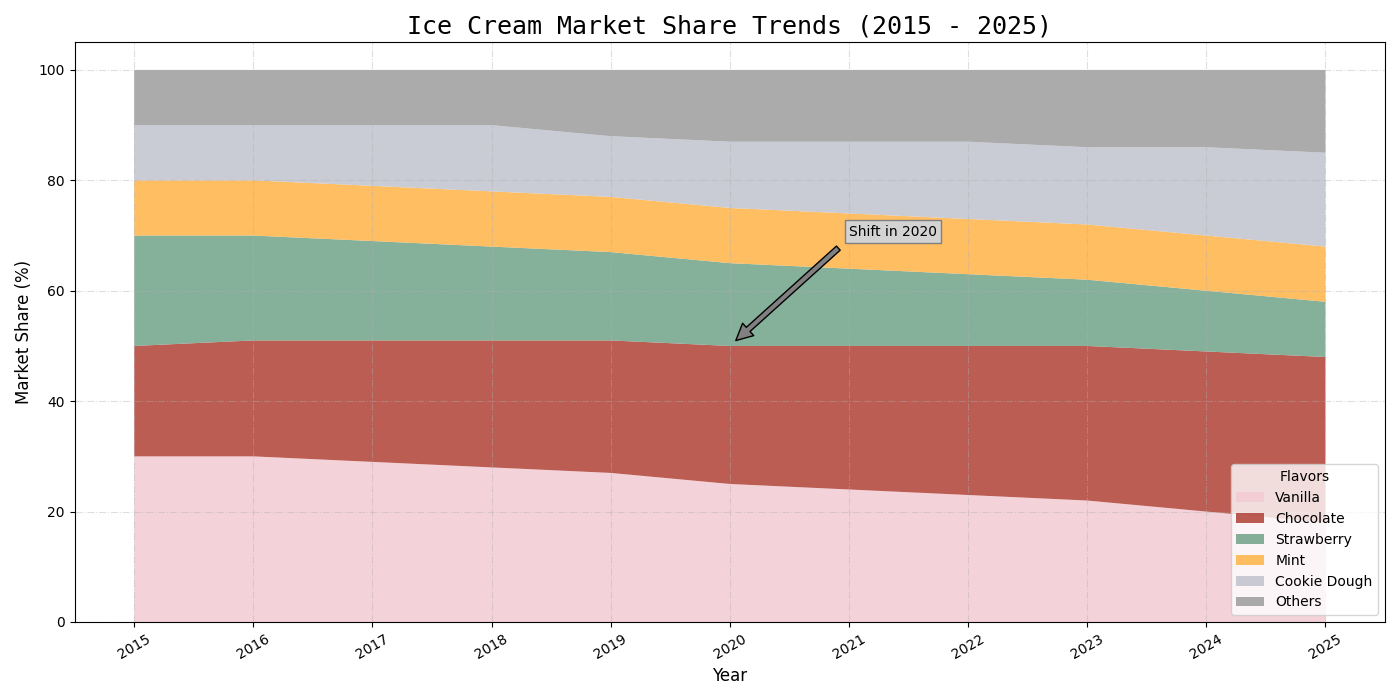

Reproduce this figure in Python.
import matplotlib.pyplot as plt
import numpy as np

years = np.arange(2015, 2026)

vanilla = np.array([30, 30, 29, 28, 27, 25, 24, 23, 22, 20, 18])
chocolate = np.array([20, 21, 22, 23, 24, 25, 26, 27, 28, 29, 30])
strawberry = np.array([20, 19, 18, 17, 16, 15, 14, 13, 12, 11, 10])
mint = np.array([10, 10, 10, 10, 10, 10, 10, 10, 10, 10, 10])
cookie_dough = np.array([10, 10, 11, 12, 11, 12, 13, 14, 14, 16, 17])
others = np.array([10, 10, 10, 10, 12, 13, 13, 13, 14, 14, 15])

fig, ax = plt.subplots(figsize=(14, 7))

ax.stackplot(years, vanilla, chocolate, strawberry, mint, cookie_dough, others,
             labels=['Vanilla', 'Chocolate', 'Strawberry', 'Mint', 'Cookie Dough', 'Others'],
             colors=['#f3cbd3', '#af4035', '#70a288', '#ffb347', '#c0c2ce', '#9c9c9c'], alpha=0.85)

ax.set_title("Ice Cream Market Share Trends (2015 - 2025)", fontsize=18, fontweight='regular', family='monospace')
ax.set_xlabel("Year", fontsize=12)
ax.set_ylabel("Market Share (%)", fontsize=12)
plt.xticks(years, rotation=30)
plt.yticks(np.arange(0, 101, 20))

ax.legend(loc='lower right', title="Flavors", fontsize=10)
ax.grid(True, linestyle='-.', alpha=0.4)

ax.annotate('Shift in 2020', xy=(2020, 50),
            xytext=(2021, 70), arrowprops=dict(facecolor='gray', shrink=0.05), fontsize=10,
            bbox=dict(boxstyle="square,pad=0.3", edgecolor='gray', facecolor='lightgray'))

plt.tight_layout()
plt.show()
